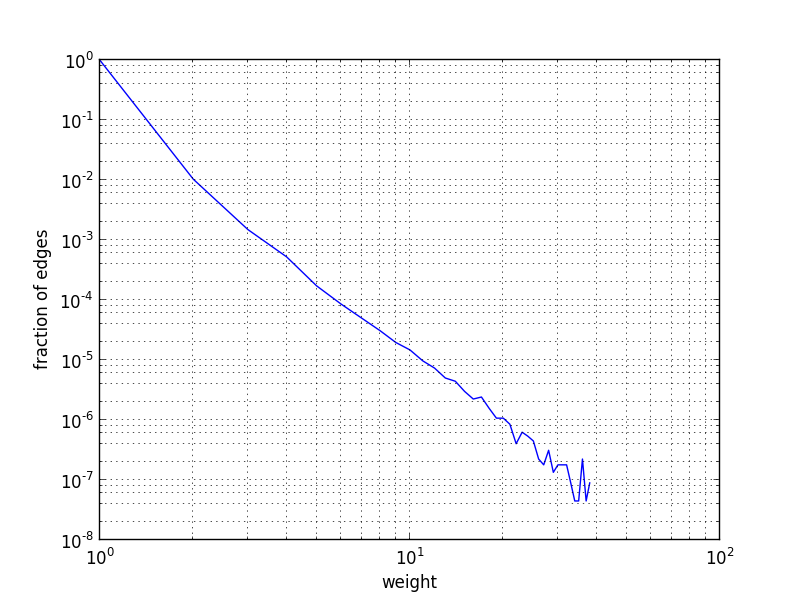

Here is the Python script that generated this plot:
from __future__ import division
import matplotlib.pyplot as plt

def data_import(filename):

    i = 1
    result = []
    n = 0 # sum
    with open(filename,"r") as f:
        for e in f.readlines():
            result.append((i,int(e)))
            i+=1
            n+=int(e)
    return result,n

def plotter(data):

    plt.plot(*zip(*data))
    plt.yscale("log")
    plt.xscale("log")
    plt.ylabel("fraction of edges")
    plt.xlabel("weight")
    plt.grid(True,which='both')
    plt.show()

def main():

    data,n = data_import("track2_hist.txt")
    plotter([(i,e/n) for i,e in data])

if __name__ == "__main__":
    main()
